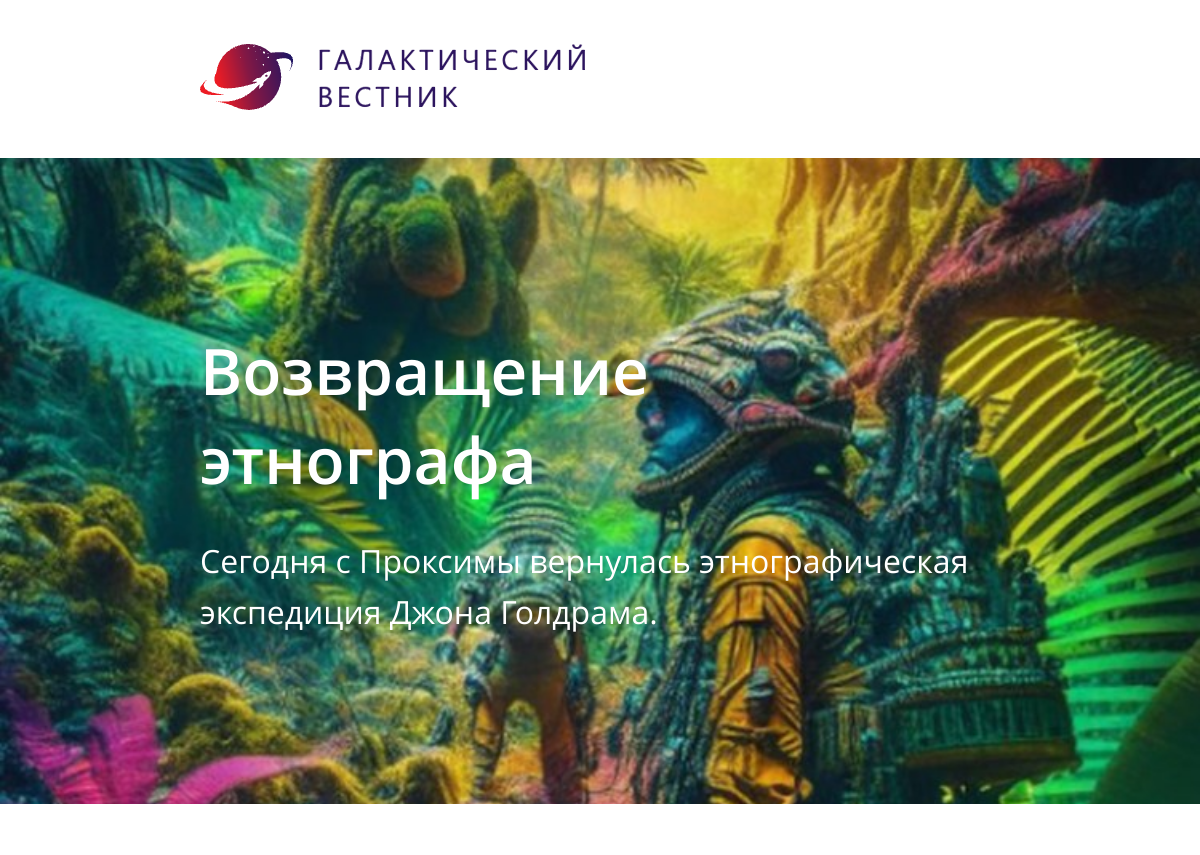
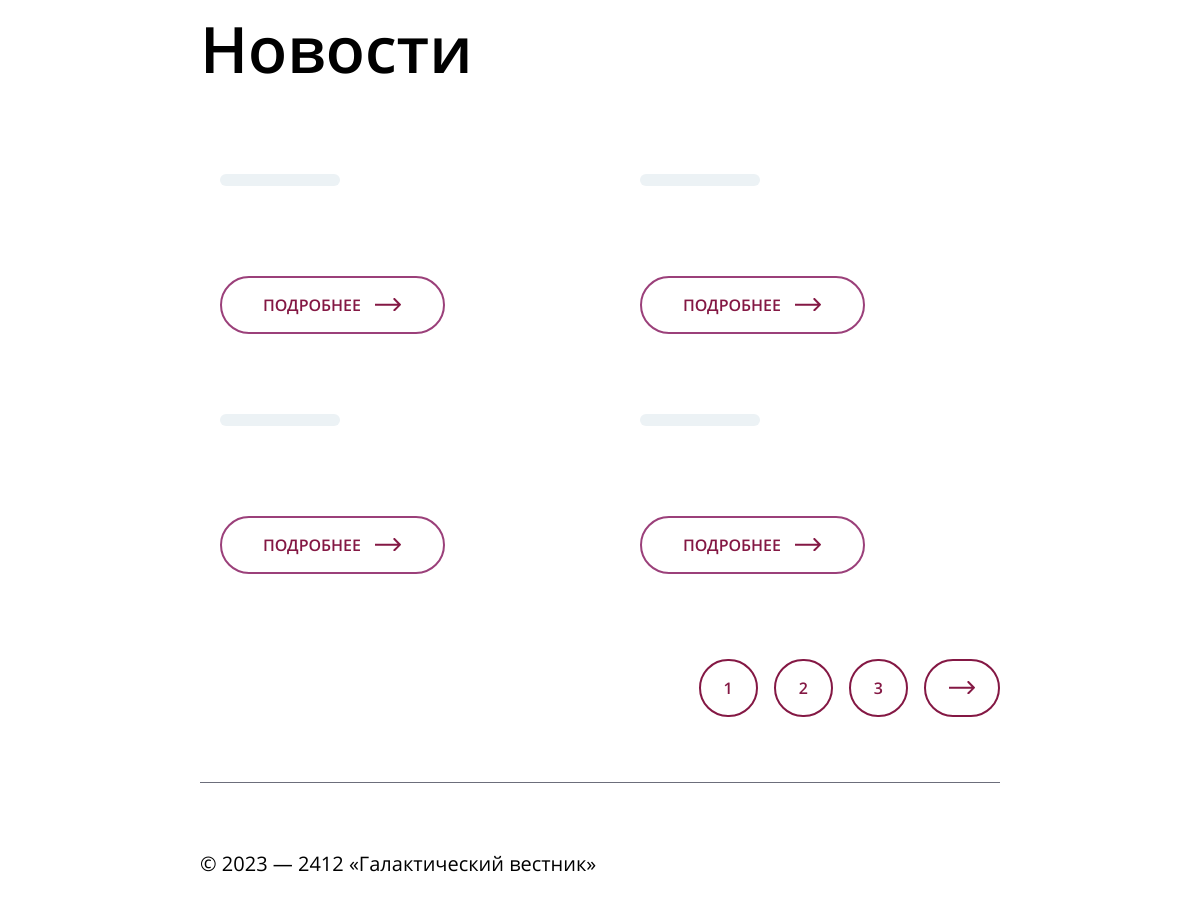
The page / on the database its author committed (2 pictures, top to bottom).
### tables this page shows
CREATE TABLE `news` (
  `id` int(11) unsigned NOT NULL AUTO_INCREMENT,
  `date` datetime NULL DEFAULT NULL,
  `title` varchar(250) NOT NULL DEFAULT '',
  `announce` text NULL DEFAULT NULL,
  `content` text NULL DEFAULT NULL,
  `image` varchar(250) NOT NULL DEFAULT '',
  PRIMARY KEY (`id`),
  KEY `id` (`id`),

  KEY `idx_news_date` (`date`));

### apps/pagination.php (called while the page is built, shortened)
<?php
require_once 'setting.php';
$mysqli = new mysqli($host, $user, $pass, $data);
$itemsPerPage = 4;
$currentPage = isset($_GET['page']) ? (int)$_GET['page'] : 1;
$offset = ($currentPage -1) * $itemsPerPage;
$sql = "SELECT *, DATE(date) AS news_date FROM news ORDER BY date DESC LIMIT ?, ?";
$stmt = $mysqli->prepare($sql);
$stmt->bind_param('ii', $offset, $itemsPerPage);
$stmt->execute();
$result = $stmt->get_result();
$news = $result->fetch_all(MYSQLI_ASSOC);
?>

### index.php (the view, shortened to what this page needs)
<!DOCTYPE html>
<html lang="ru">
<head>
    <link rel="stylesheet" href="style.css">
    <link rel="stylesheet" href="css/normalize.css">
    <link rel="stylesheet" href="css/style.css">
    <?php require_once 'apps/announce.php' ?>
    <?php require_once 'apps/pagination.php' ?>
</head>
<body>
    <header class="header">
        <div class="container">
            <a href="#">
                <img class="logo" src="/img/logo.png" alt="GalaxyNews">
            </a>
        </div>
    </header>
    <section class="banner">
        <div class="banner__wrapper">
            <div class="container banner__container">
                <h2 class="banner__title">
                    <?php echo $title ?>
                </h2>
                <p class="banner__descr">
                    <?php echo $announce ?>
                </p>
            </div>
        </div>
    </section>
    <section class="news">
        <div class="container">
            <h1 class="news__title">Новости</h1>
                <?php
                echo '<div class="news__list">';
                foreach ($news as $article) {
                    $article = str_replace('<p>', '', $article);
                    $article = str_replace('</p>', '', $article);
                    echo '<div class="news__item">';
                    echo '<p class="news__data">' . htmlspecialchars($article['news_date']) . '</p>';
                    echo '<a class="news__button" href="news.php?id=' . $article['id'] . '">Подробнее <svg class="button__arrow_right" width="26.003967" height="13.321899" viewBox="0 0 26.004 13.3219" fill="none" xmlns="http://www.w3.org/2000/svg">
                        <path id="Arrow 1" d="M22.58 5.66L18.63 1.71C18.23 1.31 18.23 0.69 18.63 0.29C19.03 -0.1 19.65 -0.1 20.05 0.29L25.7 5.95C26.1 6.34 26.1 6.97 25.7 7.36L20.05 13.02C19.65 13.42 19.03 13.42 18.63 13.02C18.23 12.62 18.23 12 18.63 11.61L22.58 7.66L0 7.66L0 5.66L22.58 5.66Z" fill="#841844"/>
                        </svg>
                        </a>';
                    echo '</div>';
                }
                echo '</div>';
                echo "<div class='pagination'>";
                $page = 1;
                if ($currentPage <= 3) {
                    while ($page <= 3) {
                        echo "<a class='pagination__element' href='?page=$page'>$page</a>";
                        $page++;
                    };
                    echo "<a class='pagination__element' href='?page=$page'><svg class='pagination__arrow' width=\"26.003967\" height=\"13.321899\" viewBox=\"0 0 26.004 13.3219\" fill=\"none\" xmlns=\"http://www.w3.org/2000/svg\" xmlns:xlink=\"http://www.w3.org/1999/xlink\">
                    <defs/>
                    <path id=\"Arrow 1\" d=\"M22.58 5.66L18.63 1.71C18.23 1.31 18.23 0.69 18.63 0.29C19.03 -0.1 19.65 -0.1 20.05 0.29L25.7 5.95C26.1 6.34 26.1 6.97 25.7 7.36L20.05 13.02C19.65 13.42 19.03 13.42 18.63 13.02C18.23 12.62 18.23 12 18.63 11.61L22.58 7.66L0 7.66L0 5.66L22.58 5.66Z\" fill=\"#841844\" fill-opacity=\"1.000000\" fill-rule=\"evenodd\"/>
                    </svg></a>";
                };
                echo "</div>";
                ?>
            </div>
    </section>
    <footer class="footer">
        <div class="container">
            <p class="footer__descr">
                © 2023 — 2412 «Галактический вестник»
            </p>
        </div>
    </footer>
</body>
</html>

### apps/announce.php (shortened to what this page needs)
<?php
require_once 'setting.php';
$conn = new mysqli($host, $user, $pass, $data);
$querynews = 'SELECT * FROM news ORDER BY date DESC';
$result = $conn->query($querynews);
$announce = "";
if ($result->num_rows > 0) {
    $row = $result->fetch_assoc();
    $title = $row['title'];
    $announce = $row['announce'];
} else {
    echo "No news found";
}
$announce = str_replace('<p>', '', $announce);
$announce = str_replace('</p>', '', $announce);
?>

### css/style.css (style rules this page uses)
html { box-sizing: border-box; }
body { max-width: 1905px; }
*, *::before, *::after { box-sizing: inherit; }
a { color: inherit; text-decoration: none; }
img { max-width: 100%; }
h1, h2, h3, p, a { margin: 0; padding: 0; }
.header { padding-top: 40px; padding-bottom: 40px; }
.container { margin-left: 200px; padding-right: 200px; }
.banner__container { height: 646px; display: flex; flex-direction: column; justify-content: center; }
.banner__wrapper { width: 100%; margin-bottom: 55px; background-repeat: no-repeat; background-position: center; background-size: cover; }
.banner__title { padding-bottom: 30px; margin: 0; color: rgb(255, 255, 255); font-family: Open Sans; font-size: 64px; font-weight: 600; line-height: 140%; letter-spacing: 0%; text-align: left; }
.banner__descr { margin: 0; color: rgb(255, 255, 255); font-family: Open Sans; font-size: 32px; font-weight: 400; line-height: 160%; letter-spacing: 0%; text-align: left; }
.news__title { margin-bottom: 60px; color: rgb(0, 0, 0); font-family: 'Open Sans', sans-serif; font-size: 64px; font-weight: 600; line-height: 140%; letter-spacing: 0%; }
.news__list { display: flex; flex-wrap: wrap; gap: 40px; }
.news__item { display: flex; flex-direction: column; justify-content: space-between; width: calc(50% - 20px); box-sizing: border-box; padding: 20px; border-radius: 8px; }
.news__data { width: 120px; margin-bottom: 30px; padding: 6px 18px; color: rgb(108, 110, 123); font-family: 'Open Sans', sans-serif; font-size: 16px; font-weight: 400; line-height: 22px; letter-spacing: 0%; border-radius: 20px; background: rgb(236, 242, 245); }
.news__button { width: 225px; display: inline-block; margin-top: auto; padding: 16px 41px; color: rgb(132, 24, 68); font-family: Open Sans; font-size: 16px; font-weight: 600; line-height: 22px; letter-spacing: 0%; text-align: left; text-transform: uppercase; border: 2px solid rgb(155, 64, 122); border-radius: 50px; }
.button__arrow_right { margin-left: 10px; }
.pagination { padding-top: 83px; text-align: right; padding-bottom: 83px; border-bottom: 1px solid rgb(108, 110, 123); margin-bottom: 65px; }
.pagination__element { padding: 16px 23px 16px 23px; box-sizing: border-box; border: 2px solid rgb(132, 24, 68); border-radius: 50px; color: rgb(132, 24, 68); font-family: Open Sans; font-size: 16px; font-weight: 600; line-height: 22px; letter-spacing: 0%; text-align: left; text-transform: uppercase; }
.pagination__element:not(:last-child) { margin-right: 16px; }
.footer__descr { margin-bottom: 85px; font-family: Open Sans; font-size: 20px; font-weight: 400; line-height: 160%; letter-spacing: 0%; }

### rows shown on the page
news: title "Возвращение этнографа", announce "Сегодня с Проксимы вернулась этнографическая экспедиция Джона Голдрама."
